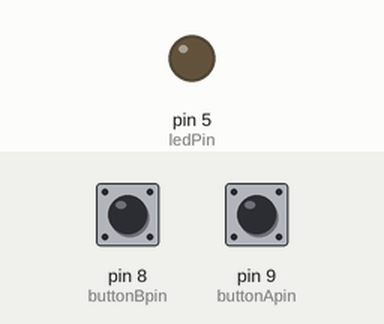
Simulated run of this sketch. Board: Arduino Uno, built with avr-gcc and run on an emulated ATmega328P. Parts: output pins drawn as LEDs (lit = HIGH). The test bench sets the inputs (shaded band); at power-on: pin 9 (buttonApin) HIGH, pin 8 (buttonBpin) HIGH.

Above: at 1.2 s.
1.3 s: pin 9 (buttonApin) pulled LOW for 0.15 s
At 2.5 s:
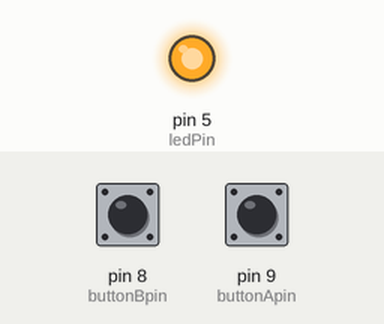
2.9 s: pin 8 (buttonBpin) pulled LOW for 0.15 s
At 3.7 s:
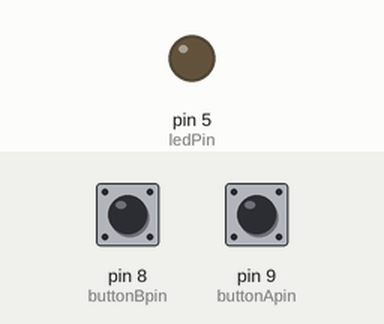
4.5 s: pin 9 (buttonApin) pulled LOW for 1 s
At 4.9 s:
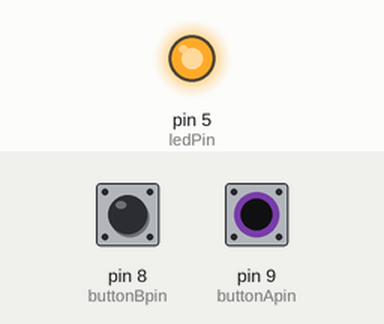
7.0 s: pin 8 (buttonBpin) driven LOW and pin 9 (buttonApin) driven LOW
At 8.2 s:
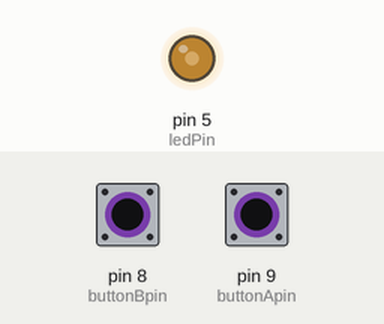
8.5 s: pin 8 (buttonBpin) driven HIGH
At 8.9 s:
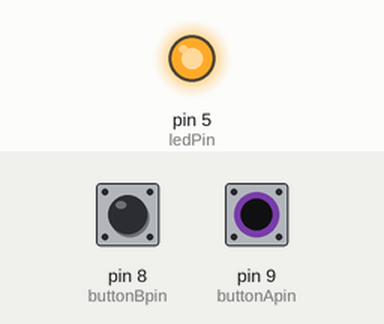
Timing chart, 0 to 11.0 s (numbered marks = the images above; inputs shaded):
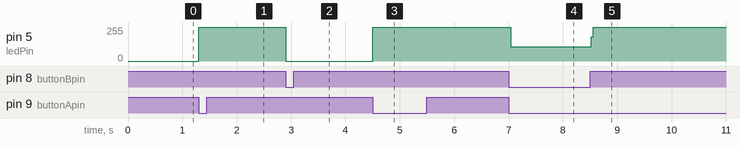

The sketch:

Digital_Inputs.ino
```cpp
//www.elegoo.com
//2016.12.08

int ledPin = 5;
int buttonApin = 9;
int buttonBpin = 8;

byte leds = 0; //tengo dudas sobre esta variable. No sé para que sirve. Ademas, al quitarla, no modifica el comportamiento del montaje.

void setup()
{
  pinMode(ledPin, OUTPUT);
  pinMode(buttonApin, INPUT_PULLUP);
  pinMode(buttonBpin, INPUT_PULLUP);
}

void loop()
{
  if (digitalRead(buttonApin) == LOW)
  {
    digitalWrite(ledPin, HIGH);
  }
  if (digitalRead(buttonBpin) == LOW)
  {
    digitalWrite(ledPin, LOW);
  }
}
```

Measured:
- after the input at 1.3 s, pin 5 (ledPin): 0/255 → 255/255 at once
- after the input at 2.9 s, pin 5 (ledPin): 255/255 → 0/255 at once
- after the input at 4.5 s, pin 5 (ledPin): 0/255 → 255/255 at once
- after the input at 7.0 s, pin 5 (ledPin): 255/255 → 108/255 at once
- after the input at 8.5 s, pin 5 (ledPin): 108/255 → 255/255 at once
